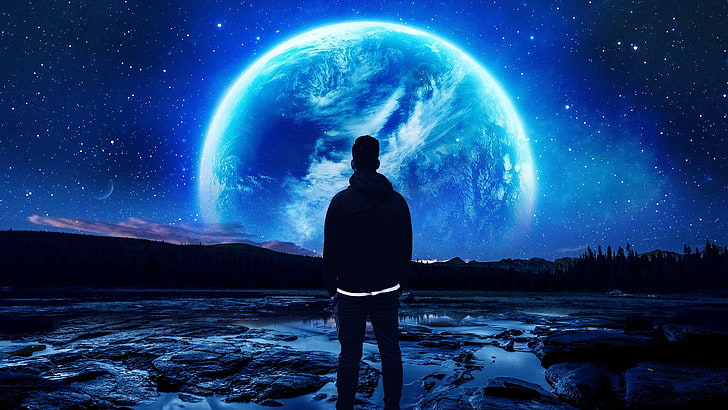
#> input picture python/space-planet-night-wallpaper-preview.jpg, 728 x 410 px, found by its file name
$ python lect1.py
#> lines starting #> are read from the running program, lines starting #| are printed output that depends on the picture
from PIL import Image,ImageFilter,ImageDraw

img  = Image.open("E:\clone\AmazonClone\python\space-planet-night-wallpaper-preview.jpg")
#> img is the input picture: PIL image 728x410 RGB; mean R, G, B 22.3, 64.6, 118.2

# [11 lines of commented-out code are left out]

img2 = img.resize((400,400))
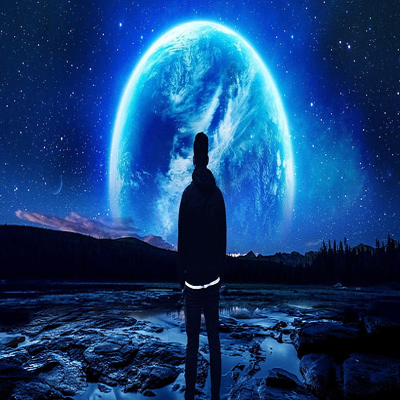
#> img2: PIL image 400x400 RGB; mean R, G, B 22.3, 64.6, 118.2
img2.show()
